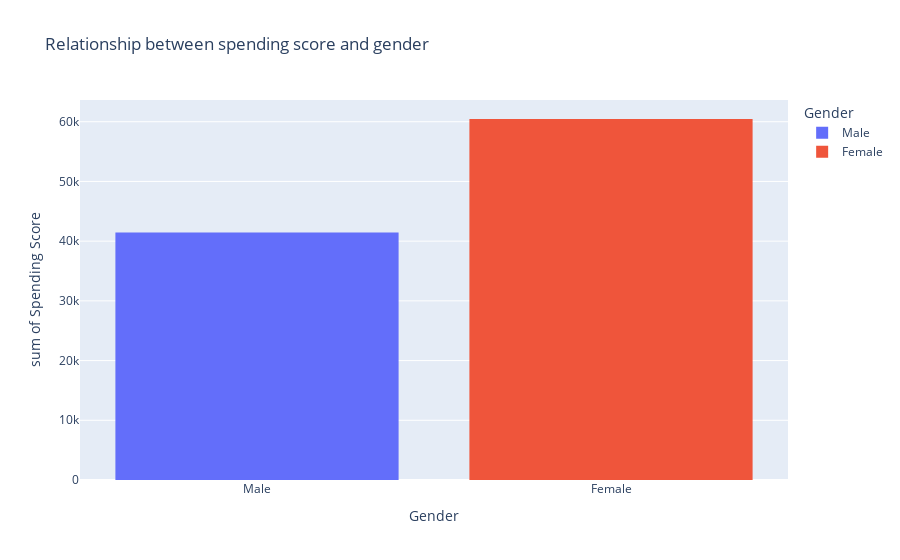

Here is the notebook cell this chart was saved with:
### Code cell
px.histogram(df, x='Gender',
            y = 'Spending Score',
            title='Relationship between spending score and gender',
            color='Gender')

### Figure 1 — Plotly figure (JSON) as saved in the notebook; plotly's stock layout.template omitted (floating-point values rounded to 4 significant figures; data arrays with more than 128 entries replaced by an {"elided": "..."} marker saying what was removed)
{"data": [{"alignmentgroup": "True", "bingroup": "x", "histfunc": "sum", "hovertemplate": "Gender=%{x}<br>sum of Spending Score=%{y}<extra></extra>", "legendgroup": "Male", "marker": {"color": "#636efa", "pattern": {"shape": ""}}, "name": "Male", "offsetgroup": "Male", "orientation": "v", "showlegend": true, "type": "histogram", "x": {"elided": "814 str values"}, "xaxis": "x", "y": {"elided": "814 int values"}, "yaxis": "y"}, {"alignmentgroup": "True", "bingroup": "x", "histfunc": "sum", "hovertemplate": "Gender=%{x}<br>sum of Spending Score=%{y}<extra></extra>", "legendgroup": "Female", "marker": {"color": "#EF553B", "pattern": {"shape": ""}}, "name": "Female", "offsetgroup": "Female", "orientation": "v", "showlegend": true, "type": "histogram", "x": {"elided": "1186 str values"}, "xaxis": "x", "y": {"elided": "1186 int values"}, "yaxis": "y"}], "layout": {"barmode": "relative", "legend": {"title": {"text": "Gender"}, "tracegroupgap": 0}, "title": {"text": "Relationship between spending score and gender"}, "xaxis": {"anchor": "y", "categoryarray": ["Male", "Female"], "categoryorder": "array", "domain": [0, 1], "title": {"text": "Gender"}}, "yaxis": {"anchor": "x", "domain": [0, 1], "title": {"text": "sum of Spending Score"}}}}
